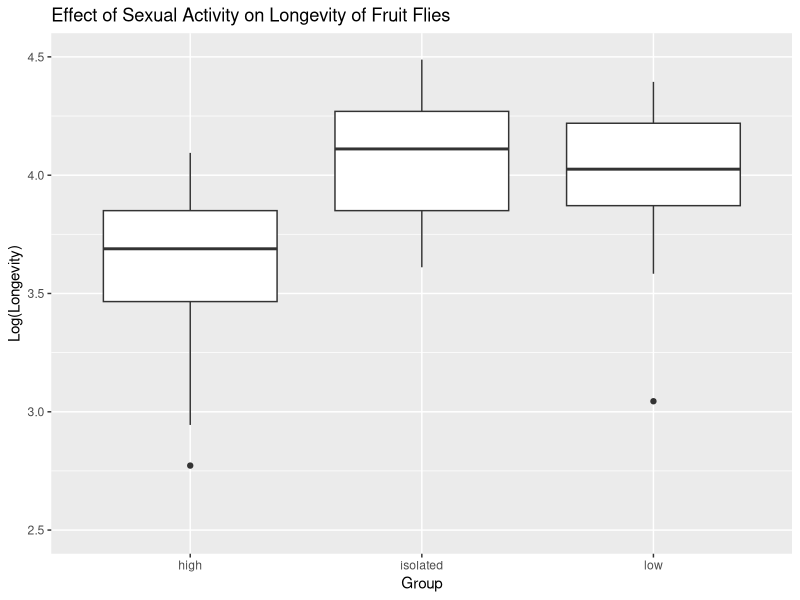
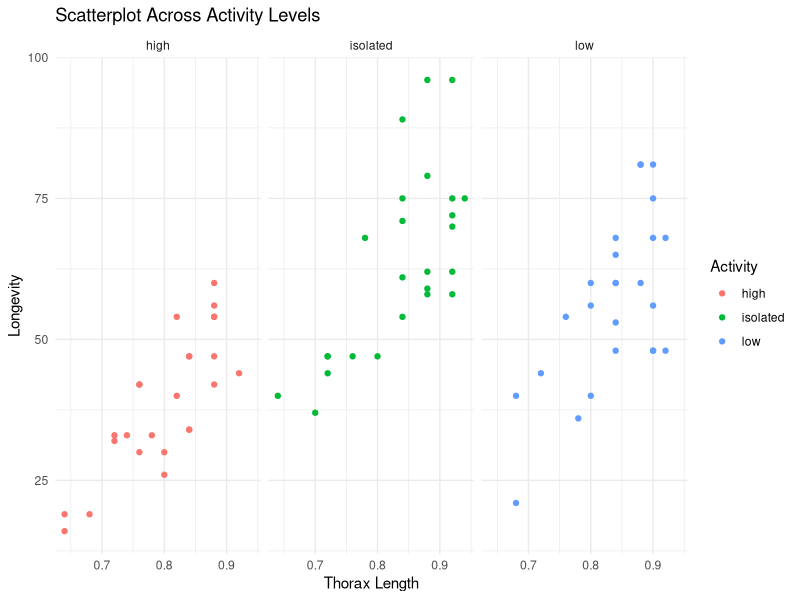
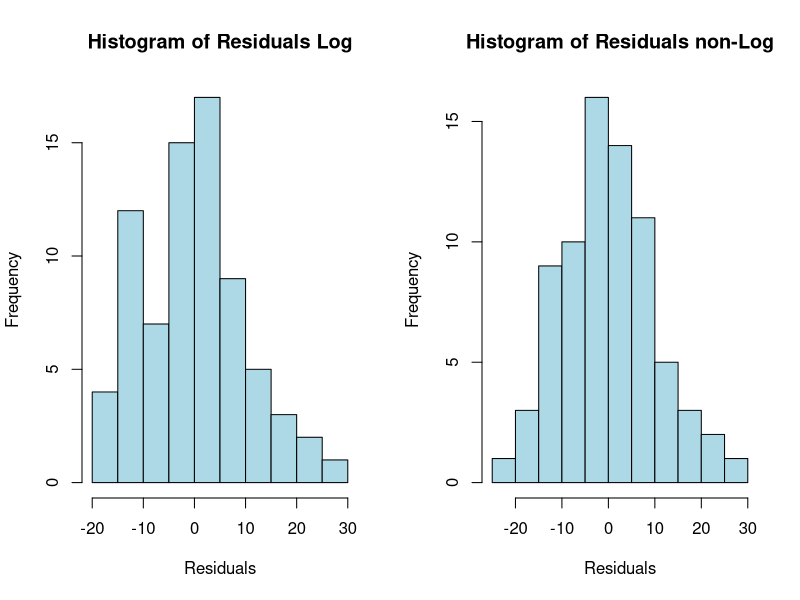

Write the R code that produced these figures, in order.
## ---- chunk 1
library(lme4) 
fruitflies.1 <- read.table("./data/fruitflies.txt", header = TRUE)
fruitflies.1$loglongevity <- log(fruitflies.1$longevity)
## ---- chunk 2

anova_result_a <- aov(loglongevity ~ activity, data = fruitflies.1)

means_by_activity <- tapply(fruitflies.1$loglongevity, fruitflies.1$activity, mean)
estimated_longevities <- exp(means_by_activity)

## ---- chunk 3
# Load necessary libraries
library(ggplot2)

# Add a column for log-transformed longevity
fruitflies.1$loglongevity <- log(fruitflies.1$longevity)

# Create a boxplot or violin plot
ggplot(fruitflies.1, aes(x = activity, y = loglongevity)) +
  geom_boxplot() +
  ylim(2.5, 4.5) +  # Set y-axis limits
  labs(title = "Effect of Sexual Activity on Longevity of Fruit Flies",
       x = "Group",
       y = "Log(Longevity)")
## ---- chunk 4
summary(anova_result_a)
## ---- chunk 5

print(estimated_longevities)
## ---- chunk 6

anova_result_b <- aov(loglongevity ~ activity + thorax, data = fruitflies.1)

#means_by_activity <- tapply(fruitflies.1$loglongevity, fruitflies.1$activity, mean)
#estimated_longevities <- exp(means_by_activity)
## ---- chunk 7
summary(anova_result_b)
## ---- chunk 8
# Given coefficients
intercept <- 1.2189341
coef_activity_isolated <- 0.4099810
coef_activity_low <- 0.2857017
coef_thorax <- 2.9789877
## ---- chunk 9
coefficients <- coef(anova_result_b)
print(coefficients)

mean_thorax <- mean(fruitflies.1$thorax)

longevity_isolated <- exp(intercept + coef_activity_isolated + coef_thorax * mean_thorax)
longevity_low <- exp(intercept + coef_activity_low + coef_thorax * mean_thorax)
longevity_high <- exp(intercept + coef_thorax * mean_thorax)
## ---- chunk 10

library(ggplot2)

ggplot(fruitflies.1, aes(x = thorax, y = longevity, color = activity)) +
  geom_point() +
  labs(title = "Scatterplot Across Activity Levels",
       x = "Thorax Length",
       y = "Longevity",
       color = "Activity") +
  facet_wrap(~activity) +  # Separate plots for each activity level
  theme_minimal()

anova_result_b <- aov(longevity ~ activity * thorax, data = fruitflies.1)

## ---- chunk 11
summary(anova_result_b)
## ---- chunk 12
ancova_model <- aov(longevity ~ activity + thorax, data = fruitflies.1)
## ---- chunk 13
summary(ancova_model)
## ---- chunk 14
residuals <- residuals(ancova_model)
par(mfrow = c(1, 2))
# Create a histogram of the residuals
hist(residuals, main = "Histogram of Residuals Log", xlab = "Residuals", ylab = "Frequency", col = "lightblue", border = "black")

residuals <- residuals(anova_result_b)
hist(residuals, main = "Histogram of Residuals non-Log", xlab = "Residuals", ylab = "Frequency", col = "lightblue", border = "black")
